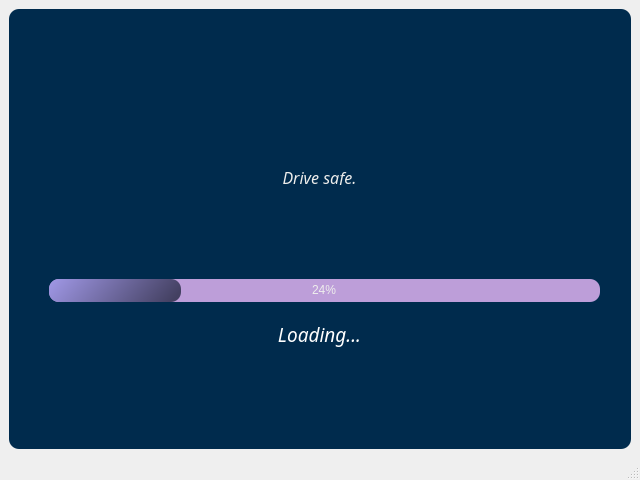
<?xml version="1.0" encoding="UTF-8"?>
<ui version="4.0">
 <class>SplashScreen</class>
 <widget class="QMainWindow" name="SplashScreen">
  <property name="geometry">
   <rect>
    <x>0</x>
    <y>0</y>
    <width>640</width>
    <height>480</height>
   </rect>
  </property>
  <property name="windowTitle">
   <string>Vigilant Driving</string>
  </property>
  <property name="windowIcon">
   <iconset>
    <normaloff>../etc/logo_light.png</normaloff>../etc/logo_light.png</iconset>
  </property>
  <widget class="QWidget" name="centralwidget">
   <layout class="QVBoxLayout" name="verticalLayout">
    <property name="spacing">
     <number>0</number>
    </property>
    <item>
     <widget class="QFrame" name="DropShadowFrame">
      <property name="styleSheet">
       <string notr="true">QFrame {
	background-color: rgb(0, 43, 77);
	color: rgb(189, 158, 217);
border-radius:10px;

}</string>
      </property>
      <property name="frameShape">
       <enum>QFrame::StyledPanel</enum>
      </property>
      <property name="frameShadow">
       <enum>QFrame::Raised</enum>
      </property>
      <widget class="QLabel" name="logo">
       <property name="geometry">
        <rect>
         <x>10</x>
         <y>50</y>
         <width>601</width>
         <height>131</height>
        </rect>
       </property>
       <property name="font">
        <font>
         <family>Kinnari</family>
         <pointsize>41</pointsize>
         <italic>true</italic>
         <bold>true</bold>
        </font>
       </property>
       <property name="text">
        <string/>
       </property>
       <property name="pixmap">
        <pixmap>../etc/logo_light.png</pixmap>
       </property>
       <property name="alignment">
        <set>Qt::AlignCenter</set>
       </property>
      </widget>
      <widget class="QLabel" name="mini_text">
       <property name="geometry">
        <rect>
         <x>10</x>
         <y>160</y>
         <width>601</width>
         <height>16</height>
        </rect>
       </property>
       <property name="font">
        <font>
         <family>Kinnari</family>
         <pointsize>12</pointsize>
         <italic>true</italic>
         <bold>false</bold>
        </font>
       </property>
       <property name="styleSheet">
        <string notr="true">color: rgb(238, 238, 236);</string>
       </property>
       <property name="text">
        <string>Drive safe.</string>
       </property>
       <property name="alignment">
        <set>Qt::AlignCenter</set>
       </property>
      </widget>
      <widget class="QProgressBar" name="progressBar">
       <property name="geometry">
        <rect>
         <x>40</x>
         <y>270</y>
         <width>551</width>
         <height>23</height>
        </rect>
       </property>
       <property name="styleSheet">
        <string notr="true">QProgressBar{
	background-color: rgb(189, 158, 217);
	font: oblique 11pt &quot;Kinnari&quot;;
	color: rgb(238, 238, 236);
	border-radius:10px;
	border-style:none;
text-align:center;
}


QProgressBar::chunk{
border-radius:10px;
	background-color: qlineargradient(spread:pad, x1:0, y1:0.375, x2:1, y2:0.523, stop:0 rgba(156, 148, 224, 255), stop:1 rgba(67, 64, 97, 255));

}</string>
       </property>
       <property name="value">
        <number>24</number>
       </property>
      </widget>
      <widget class="QLabel" name="loader_text">
       <property name="geometry">
        <rect>
         <x>10</x>
         <y>310</y>
         <width>601</width>
         <height>31</height>
        </rect>
       </property>
       <property name="font">
        <font>
         <family>Kinnari</family>
         <pointsize>14</pointsize>
         <italic>true</italic>
         <bold>false</bold>
        </font>
       </property>
       <property name="styleSheet">
        <string notr="true">color: rgb(255, 255, 255);</string>
       </property>
       <property name="text">
        <string>Loading...</string>
       </property>
       <property name="alignment">
        <set>Qt::AlignCenter</set>
       </property>
      </widget>
     </widget>
    </item>
   </layout>
  </widget>
  <widget class="QStatusBar" name="statusbar"/>
 </widget>
 <resources/>
 <connections/>
</ui>
